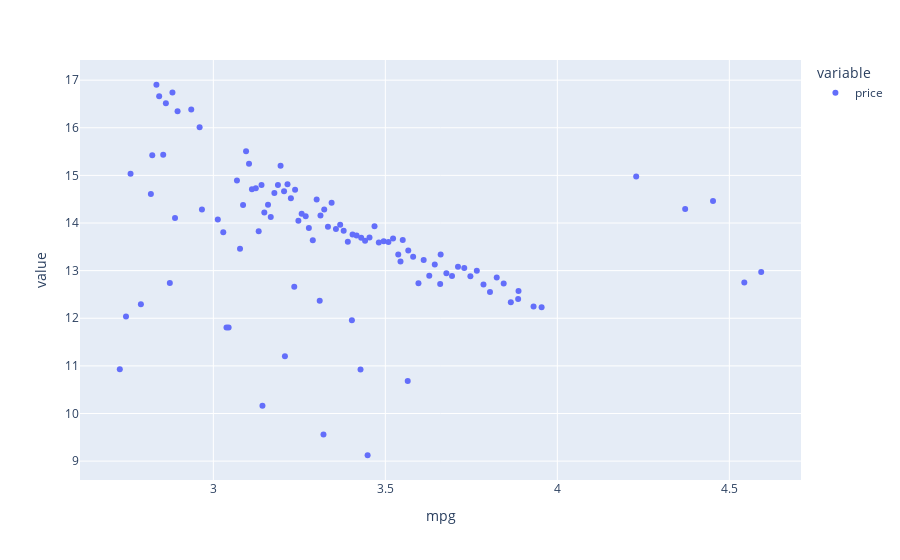

Notebook cell for this chart:
### Markdown cell above
From the above graph we can see that the price of the car decreases as the distance the car was used for increases. No car is priced more than 20k after a distance of 100k,

### Code cell
price_mpg = pd.DataFrame(audi_df[['mpg','price']].groupby('mpg').mean())
px.scatter(price_mpg)
